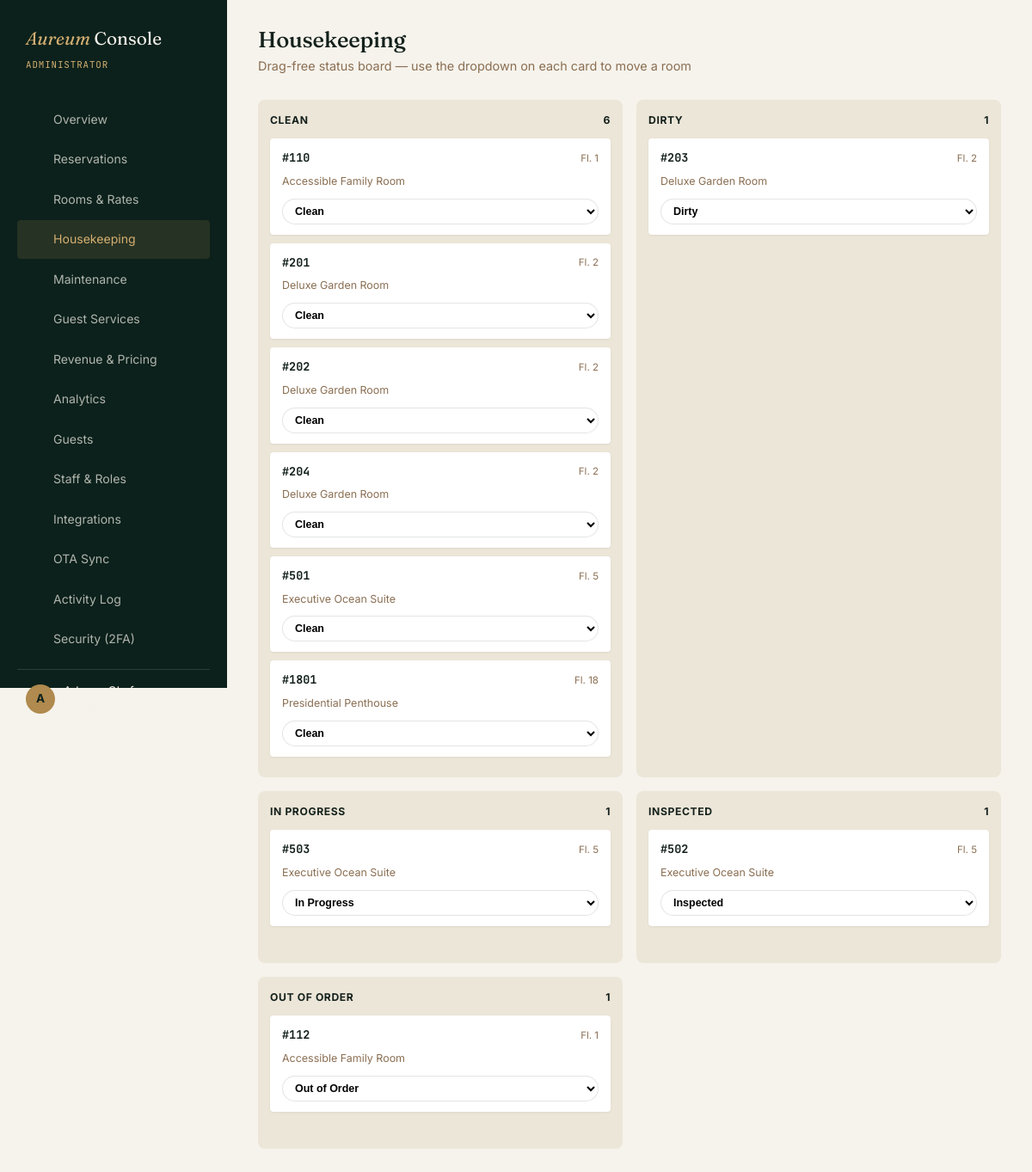
The page /admin/housekeeping.php (signed in) on the database its author committed.
### tables this page shows
CREATE TABLE rooms (
    id INT AUTO_INCREMENT PRIMARY KEY,
    category_id INT NOT NULL,
    room_number VARCHAR(20) NOT NULL,
    floor INT,
    status ENUM('clean','dirty','in_progress','inspected','out_of_order') DEFAULT 'clean',
    is_active TINYINT(1) DEFAULT 1,
    FOREIGN KEY (category_id) REFERENCES room_categories(id) ON DELETE CASCADE,
    UNIQUE KEY unique_room_number (category_id, room_number)
);

CREATE TABLE room_categories (
    id INT AUTO_INCREMENT PRIMARY KEY,
    property_id INT NOT NULL,
    name VARCHAR(100) NOT NULL,
    description TEXT,
    base_price DECIMAL(10,2) NOT NULL,
    max_occupancy INT NOT NULL DEFAULT 2,
    bed_configuration VARCHAR(150),
    size_sqm INT,
    view_type VARCHAR(100),
    is_accessible TINYINT(1) DEFAULT 0,
    amenities TEXT COMMENT 'JSON array of amenity strings',
    main_image VARCHAR(255),
    bathroom_image VARCHAR(255) DEFAULT NULL,
    toilet_image VARCHAR(255) DEFAULT NULL,
    gallery_images TEXT COMMENT 'JSON array of image paths',
    virtual_tour_url VARCHAR(255),
    video_url VARCHAR(255),
    is_active TINYINT(1) DEFAULT 1,
    created_at TIMESTAMP DEFAULT CURRENT_TIMESTAMP,
    FOREIGN KEY (property_id) REFERENCES properties(id) ON DELETE CASCADE
);

### includes/functions.php (called while the page is built, shortened)
<?php
function sanitize($str) {
    return htmlspecialchars(trim($str ?? ''), ENT_QUOTES, 'UTF-8');
}

### admin/housekeeping.php (the view, shortened to what this page needs)
<?php
require_once __DIR__ . '/../includes/functions.php';
$db = getDB();
$stmt = $db->query("SELECT rm.*, rc.name AS category_name FROM rooms rm
    JOIN room_categories rc ON rm.category_id = rc.id ORDER BY rm.floor, rm.room_number");
$rooms = $stmt->fetchAll();
$byStatus = ['clean' => [], 'dirty' => [], 'in_progress' => [], 'inspected' => [], 'out_of_order' => []];
foreach ($rooms as $r) { $byStatus[$r['status']][] = $r; }
$statusLabels = ['clean' => 'Clean', 'dirty' => 'Dirty', 'in_progress' => 'In Progress', 'inspected' => 'Inspected', 'out_of_order' => 'Out of Order'];
?>
<!DOCTYPE html>
<html lang="en">
<head>
<link rel="stylesheet" href="<?= BASE_URL ?>/assets/css/style.css">
<link rel="stylesheet" href="<?= BASE_URL ?>/assets/css/dashboard.css">
</head>
<body>
<div class="dash-shell">
  <?php require __DIR__ . '/../includes/admin-sidebar.php'; ?>
  <main class="dash-main">
    <div class="dash-topbar">
      <div><h1>Housekeeping</h1><div class="sub">Drag-free status board — use the dropdown on each card to move a room</div></div>
    </div>
    <div class="hk-board">
      <?php foreach ($statusLabels as $key => $label): ?>
      <div class="hk-col">
        <div class="hk-col-head"><span><?= $label ?></span><span><?= count($byStatus[$key]) ?></span></div>
        <?php foreach ($byStatus[$key] as $room): ?>
        <div class="hk-card">
          <div class="flex" style="justify-content:space-between;align-items:center;margin-bottom:6px;">
            <span class="room-num">#<?= sanitize($room['room_number']) ?></span>
            <span class="muted" style="font-size:0.72rem;">Fl. <?= $room['floor'] ?></span>
          </div>
          <div class="muted" style="font-size:0.78rem;margin-bottom:10px;"><?= sanitize($room['category_name']) ?></div>
          <form method="POST">
            <select name="status" class="status-select" style="width:100%;" onchange="this.form.submit()">
              <?php foreach ($statusLabels as $k => $l): ?>
                <option value="<?= $k ?>" <?= $k === $key ? 'selected' : '' ?>><?= $l ?></option>
              <?php endforeach; ?>
            </select>
          </form>
        </div>
        <?php endforeach; ?>
      </div>
      <?php endforeach; ?>
    </div>
  </main>
</div>
</body>
</html>

### assets/css/style.css (style rules this page uses)
:root { --ink: #14211c; --emerald: #14322a; --emerald-deep: #0c211b; --linen: #f6f3ec; --marble: #ece6d8; --brass: #b08a4e; --brass-light: #d4af72; --clay: #8a6e52; --line: rgba(20,33,28,0.12); --line-dark: rgba(246,243,236,0.14); --status-pending: #b08a4e; --status-confirmed: #3f6b53; --status-checkedin: #2c5a8a; --status-checkedout: #5c5c5c; --status-cancelled: #a14b3f; --status-noshow: #7a3030; --font-display: 'Fraunces', Georgia, serif; --font-body: 'Inter', -apple-system, sans-serif; --font-mono: 'JetBrains Mono', monospace; --radius-sm: 4px; --radius-md: 8px; --radius-lg: 14px; --container: 1240px; --shadow-soft: 0 8px 30px rgba(20,33,28,0.08); --shadow-lift: 0 16px 48px rgba(20,33,28,0.16); }
* { margin: 0; padding: 0; box-sizing: border-box; }
html { scroll-behavior: smooth; }
body { font-family: var(--font-body); background: var(--linen); color: var(--ink); line-height: 1.6; -webkit-font-smoothing: antialiased; }
h1, h2, h3, h4 { font-family: var(--font-display); font-weight: 500; letter-spacing: -0.01em; line-height: 1.12; }
h1 { font-size: clamp(2.6rem, 5vw, 4.6rem); font-weight: 400; }
.flex { display: flex; }
.muted { color: var(--clay); }

### assets/css/dashboard.css (style rules this page uses)
.dash-shell { display: grid; grid-template-columns: 264px 1fr; min-height: 100vh; }
.dash-main { background: var(--linen); padding: 32px 36px; }
.dash-topbar { display: flex; justify-content: space-between; align-items: center; margin-bottom: 28px; flex-wrap: wrap; gap: 14px; }
.dash-topbar h1 { font-size: 1.6rem; font-weight: 500; }
.dash-topbar .sub { color: var(--clay); font-size: 0.9rem; margin-top: 4px; }
.status-select { padding: 6px 10px; border-radius: 999px; border: 1px solid var(--line); font-size: 0.78rem; font-weight: 600; background: #fff; }
.hk-board { display: grid; grid-template-columns: repeat(5, 1fr); gap: 16px; }
.hk-col { background: var(--marble); border-radius: var(--radius-md); padding: 14px; min-height: 200px; }
.hk-col-head { font-size: 0.76rem; text-transform: uppercase; letter-spacing: 0.05em; font-weight: 700; margin-bottom: 12px; display: flex; justify-content: space-between; }
.hk-card { background: #fff; border-radius: var(--radius-sm); padding: 12px 14px; margin-bottom: 10px; font-size: 0.84rem; box-shadow: 0 1px 3px rgba(0,0,0,0.06); }
.hk-card .room-num { font-weight: 700; font-family: var(--font-mono); }
@media (max-width: 1200px) { .hk-board { grid-template-columns: repeat(2,1fr); } }

### rows shown on the page
rooms: room_number "110", floor "1", category.name "Accessible Family Room"
rooms: room_number "201", floor "2", category.name "Deluxe Garden Room"
rooms: room_number "202", floor "2", category.name "Deluxe Garden Room"
rooms: room_number "204", floor "2", category.name "Deluxe Garden Room"
rooms: room_number "501", floor "5", category.name "Executive Ocean Suite"
rooms: room_number "1801", floor "18", category.name "Presidential Penthouse"
rooms: room_number "203", floor "2", category.name "Deluxe Garden Room"
rooms: room_number "503", floor "5", category.name "Executive Ocean Suite"
rooms: room_number "502", floor "5", category.name "Executive Ocean Suite"
rooms: room_number "112", floor "1", category.name "Accessible Family Room"

### other values the page prints
$roleLabels[$role] "ADMINISTRATOR"
$item['label'] "Overview"
$item['label'] "Reservations"
$item['label'] "Rooms & Rates"
$item['label'] "Housekeeping"
$item['label'] "Maintenance"
$item['label'] "Guest Services"
$item['label'] "Revenue & Pricing"
$item['label'] "Analytics"
$item['label'] "Guests"
$item['label'] "Staff & Roles"
$item['label'] "Integrations"
$item['label'] "OTA Sync"
$item['label'] "Activity Log"
$item['label'] "Security (2FA)"
